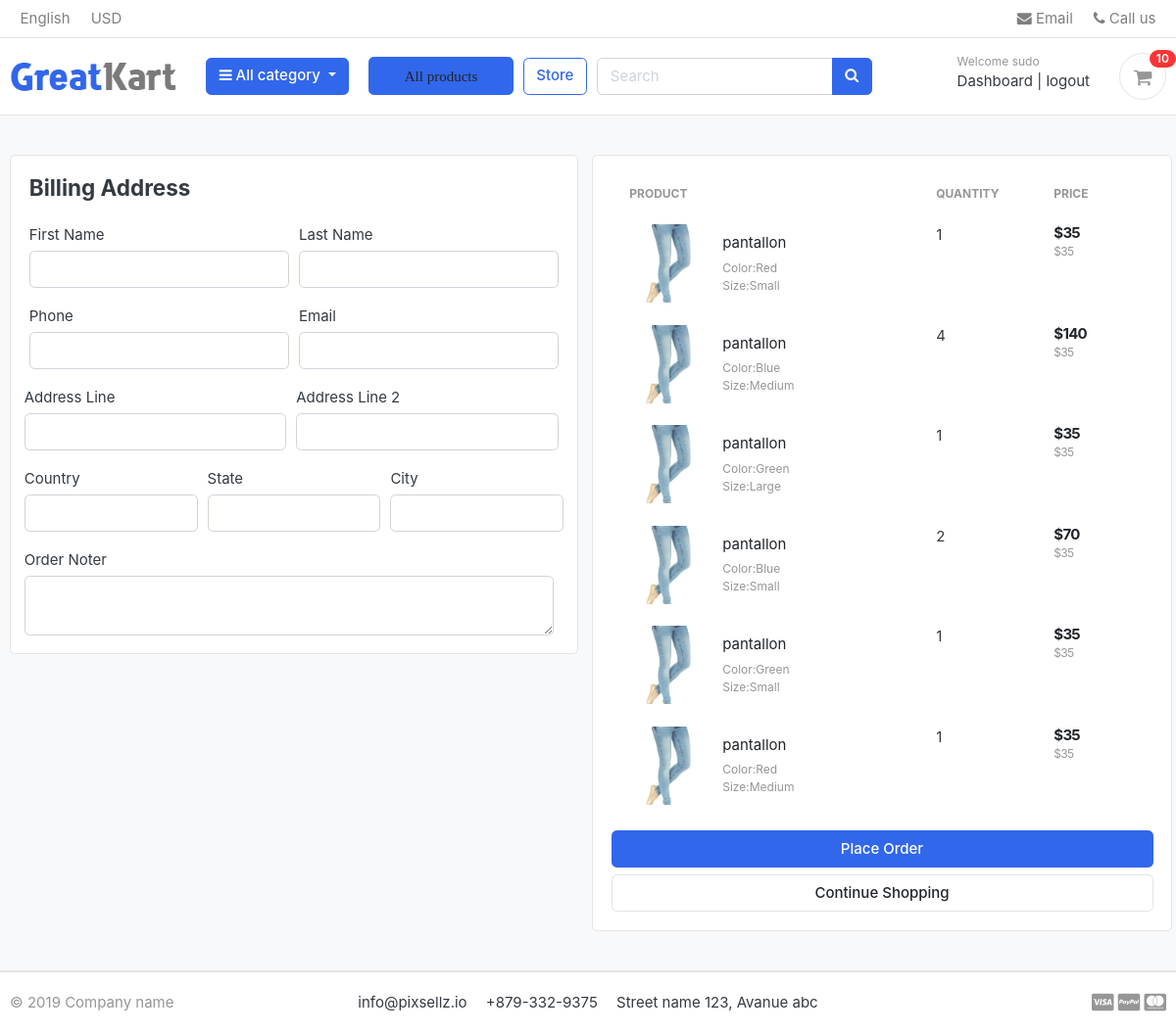
/cart/checkout/ (signed in), run on an earlier commit of the app's database.
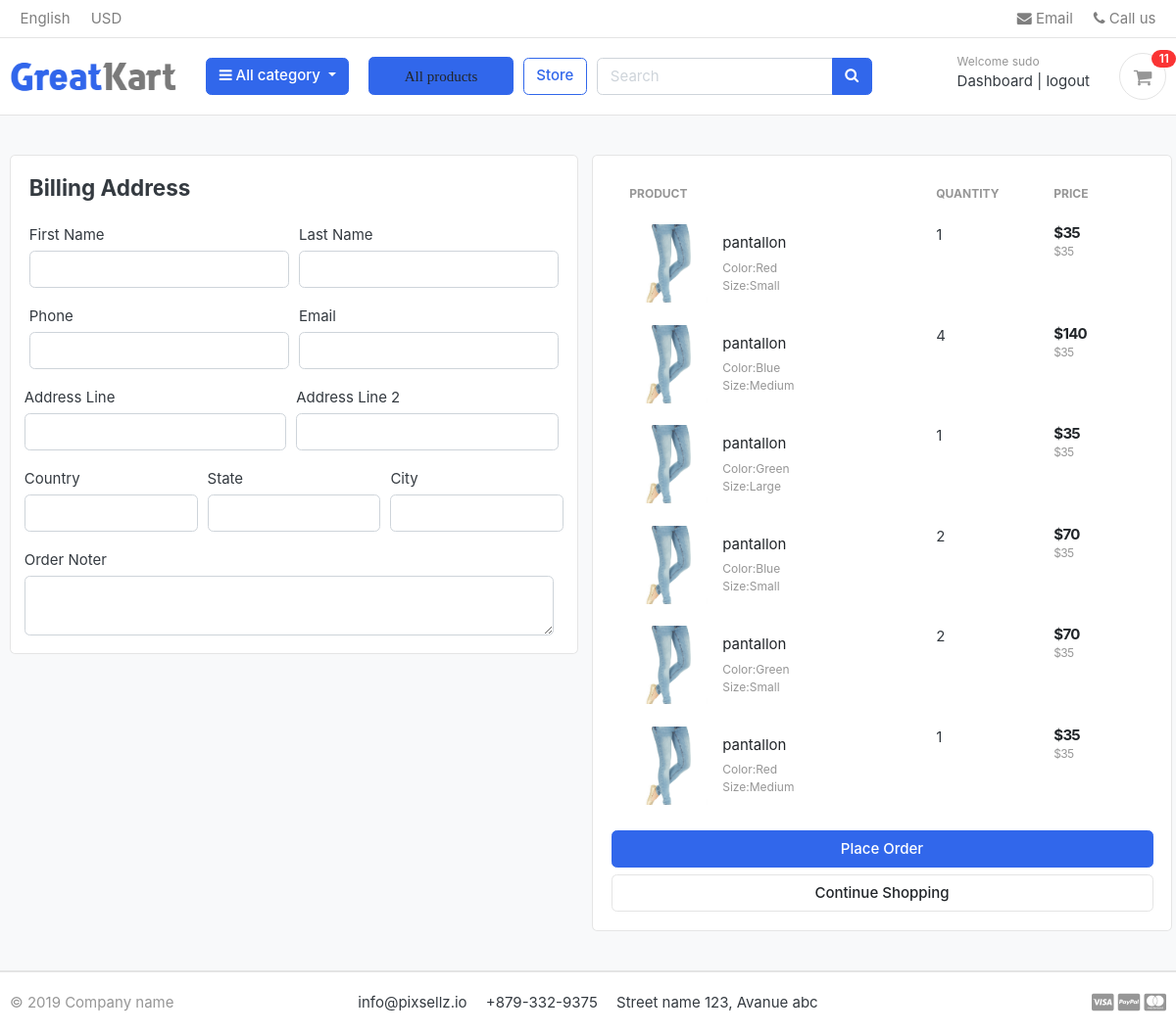
And on a later commit of the database.
### carts/models.py (models this page shows, shortened)
class CartItem(models.Model):
    user=models.ForeignKey(Accounts,on_delete=models.CASCADE,null=True)
    product=models.ForeignKey(Product,on_delete=models.CASCADE)
    variations =models.ManyToManyField(Variation,blank=True)
    cart=models.ForeignKey(Cart,on_delete=models.CASCADE,null=True)
    quantity=models.IntegerField()
    is_active=models.BooleanField(default=True)
    def sub_total(self):
        return self.product.price * self.quantity

### store/models.py (models this page shows, shortened)
class Product(models.Model):
    product_name=models.CharField(max_length=50,unique=True)
    slug=models.SlugField(max_length=50,unique=True)
    description=models.TextField(max_length=500,blank=True)
    price=models.IntegerField()
    image=models.ImageField(upload_to='photos/products')
    stock=models.IntegerField()
    is_available=models.BooleanField(default=True)
    category=models.ForeignKey(category,on_delete=models.CASCADE)
    created_date=models.DateTimeField(auto_now_add=True)
    modified_date=models.DateTimeField(auto_now=True)
    def get_url(self):
        return reverse('products_details',args=[self.category.slug,self.slug])

### carts/views.py (the view)
# urls.py: path('cart/checkout/',views.checkout,name='checkout')
@login_required(login_url='login')
def checkout(request, total=0, quantity=0, cart_items=None):
    try:
        tax=0
        grand_total=0
        if request.user.is_authenticated:
            cart_items = CartItem.objects.filter(user=request.user, is_active=True)
        else:
            cart = Cart.objects.get(cart_id=_cart_id(request))
            cart_items = CartItem.objects.filter(cart=cart, is_active=True)
        for cart_item in cart_items:
            total += (cart_item.product.price * cart_item.quantity)
            quantity += cart_item.quantity
        tax=(2*total)/100
        grand_total = total+tax
    except ObjectDoesNotExist:
        pass
    context = {
        'total': total,
        'quantity': quantity,
        'cart_items': cart_items,
        'tax':       tax,
        'grand_total':grand_total
    }
    return render(request,'store/checkout.html',context)

### carts/context_processors.py (called while the page is built)
def counter(request):
    cart_count=0
    if 'admin' in request.path:
        return {}
    else:
        try:
            cart=Cart.objects.filter(cart_id=_cart_id(request))
            if request.user.is_authenticated:
                cart_items = CartItem.objects.all().filter(user=request.user)
            else:
                cart_items = CartItem.objects.all().filter(cart=cart[:1])
            for cart_item in cart_items:
                cart_count += cart_item.quantity
        except Cart.DoesNotExist:
            cart_count=0
    return dict(cart_count = cart_count)

### carts/views.py (called while the page is built)
def _cart_id(request):
    cart = request.session.session_key
    if not cart:
        request.session.create()
        cart = request.session.session_key
    return cart

### category/context_processor.py (called while the page is built)
def menu_link(request):
    links = category.objects.all()
    return dict(links=links)

### category/models.py (called while the page is built)
    def get_url(self):
        return reverse('products_by_category',args=[self.slug])

### e_commerce/templates/store/checkout.html (shortened to what the changed rows need)
{% extends "base.html" %}
{% load static %}
{% block content %}
<section class="section-content padding-y bg">
    <div class="container">
    <div class="row">
        <aside class="col-lg-6 px-1">
            <div class="card">
            <div class="card-body">
                <table class="table table-borderless table-shopping-cart">
                    <thead class="text-muted">
                    <tr class="small text-uppercase">
                      <th scope="col">Product</th>
                      <th scope="col"  width="120">Quantity</th>
                      <th scope="col" width="120">Price</th>
                    </tr>
                    </thead>
                    <tbody>
                        {% for cart_item in cart_items %}
                    <tr>
                        <td>
                            <figure class="itemside align-items-center">
                                <div class="aside"><img src="{{ cart_item.product.image.url }}" class="img-sm"></div>
                                <figcaption class="info">
                                    <a href="{{ cart_item.product.get_url }}" class="title text-dark">{{ cart_item.product.product_name }}</a>
                                    <p class="text-muted small">
                                        {% if cart_item.variations.all %}
                                            {% for item in cart_item.variations.all %}
                                            {{ item.variation_category | capfirst}}:{{ item.variation_value | capfirst}}<br>
                                            {% endfor %}
                                        {% endif %}
                                    </p>
                                </figcaption>
                            </figure>
                        </td>
                        <td>
                            <label for="">{{ cart_item.quantity }}</label>
                        </td>
                        <td>
                            <div class="price-wrap">
                                <var class="price">${{ cart_item.sub_total }}</var>
                                <small class="text-muted"> ${{ cart_item.product.price  }}</small>
                            </div>
                        </td>
                    </tr>
                    {% endfor %}
                    </tbody>
                    </table>
            </div>
            </div>
    </aside>
    </div>
    </div>
    </section>
{% endblock%}

### e_commerce/templates/includes/navbar.html (shortened to what this page needs)
{% load static %}
<header class="section-header">
    <nav class="navbar p-md-0 navbar-expand-sm navbar-light border-bottom">
    <div class="container">
      <div class="collapse navbar-collapse" id="navbarTop4">
        <ul class="navbar-nav mr-auto">
            <li class="nav-item dropdown">
                 <a href="#" class="nav-link">   English </a>
            </li>
            <li class="nav-item dropdown">
                <a href="#" class="nav-link"> USD </a>
            </li>
        </ul>
        <ul class="navbar-nav">
            <li><a href="#" class="nav-link"> <i class="fa fa-envelope"></i> Email </a></li>
            <li><a href="#" class="nav-link"> <i class="fa fa-phone"></i> Call us </a></li>
        </ul>
      </div>
    </div>
    </nav>
    <section class="header-main border-bottom">
        <div class="container">
    <div class="row align-items-center">
        <div class="col-lg-2 col-md-3 col-6">
            <a href="{% url 'home'%}" class="brand-wrap">
                <img class="logo" src="{%static './images/logo.png'%}">
            </a>
        </div>
        <div class="col-lg col-sm col-md col-6 flex-grow-0">
            <div class="category-wrap dropdown d-inline-block float-right">
                <button type="button" class="btn btn-primary dropdown-toggle" data-toggle="dropdown">
                    <i class="fa fa-bars"></i> All category
                </button>
            </div>
        </div>
        <div class="col-lg col-sm col-md col-6 flex-grow-0">
            <div class="category-wrap float-right">
                <button type="button" class="btn btn-primary ">
                    <i class="fa"><a class="dropdown-item" href="{% url 'store'%}">All products</a></i>
                </button>
            </div>
        </div>
        <a href="{% url 'store' %}" class="btn btn-outline-primary">Store</a>
        <div class="col-lg  col-md-6 col-sm-12 col">
            <form action="{% url 'search' %}" class="search" method='GET'>
                <div class="input-group w-100">
                    <input type="text" class="form-control" style="width:60%;" placeholder="Search" name="keyword">
                    <div class="input-group-append">
                      <button class="btn btn-primary" type="submit">
                        <i class="fa fa-search"></i>
                      </button>
                    </div>
                </div>
            </form>
        </div>
        <div class="col-lg-3 col-sm-6 col-8 order-2 order-lg-3">
                    <div class="d-flex justify-content-end mb-3 mb-lg-0">
                        {% if user.id is None %}
                        <div class="widget-header">
                            <small class="title text-muted">Welcome guest!</small>
                            <div>
                                <a href="{% url 'login' %}">Sign in</a> <span class="dark-transp"> | </span>
                                <a href="{% url 'register' %}"> Register</a>
                            </div>
                        </div>
                        {% else %}
                        <div class="widget-header">
                            <small class="title text-muted">Welcome {{ user.first_name }}</small>
                            <div>
                                <a href="{% url 'dashboard'%}">Dashboard</a> <span class="dark-transp"> | </span>
                                <a href="{% url 'logout' %}"> logout</a>
                            </div>
                        </div>
                        {% endif %}
                        <a href="{% url 'cart' %}" class="widget-header pl-3 ml-3">
                            <div class="icon icon-sm rounded-circle border"><i class="fa fa-shopping-cart"></i></div>
                            <span class="badge badge-pill badge-danger notify">{{ cart_count }}</span>
                        </a>
                    </div>
                </div>
    </div>
        </div>
    </section>
    </header>

What changed in the data, as far as the page shows it:
changed CartItem (number 5 of 6 on the later page): quantity "1" → "2"; sub_total "35" → "70"
Also different on the page:
{{ cart_count }}: "10" → "11"
